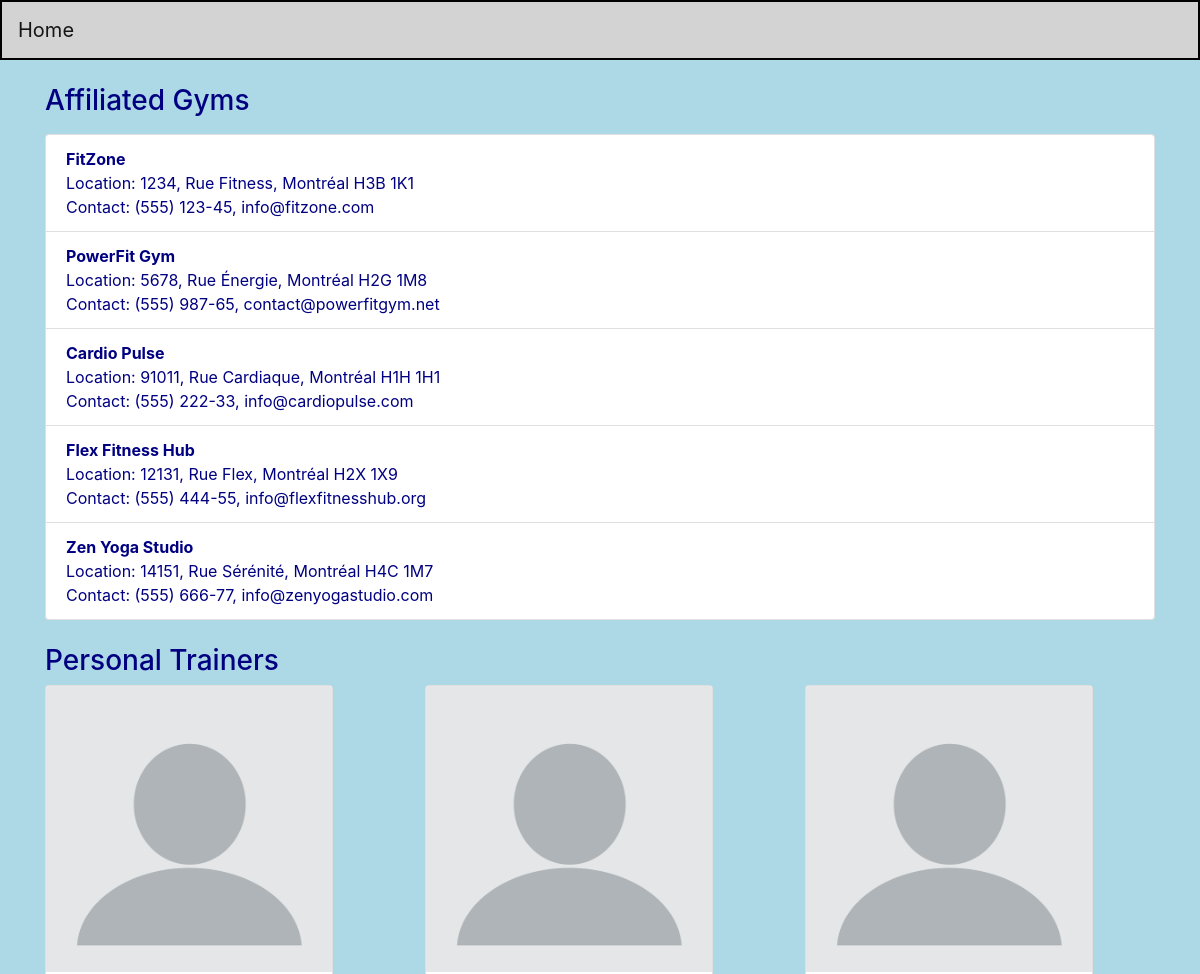
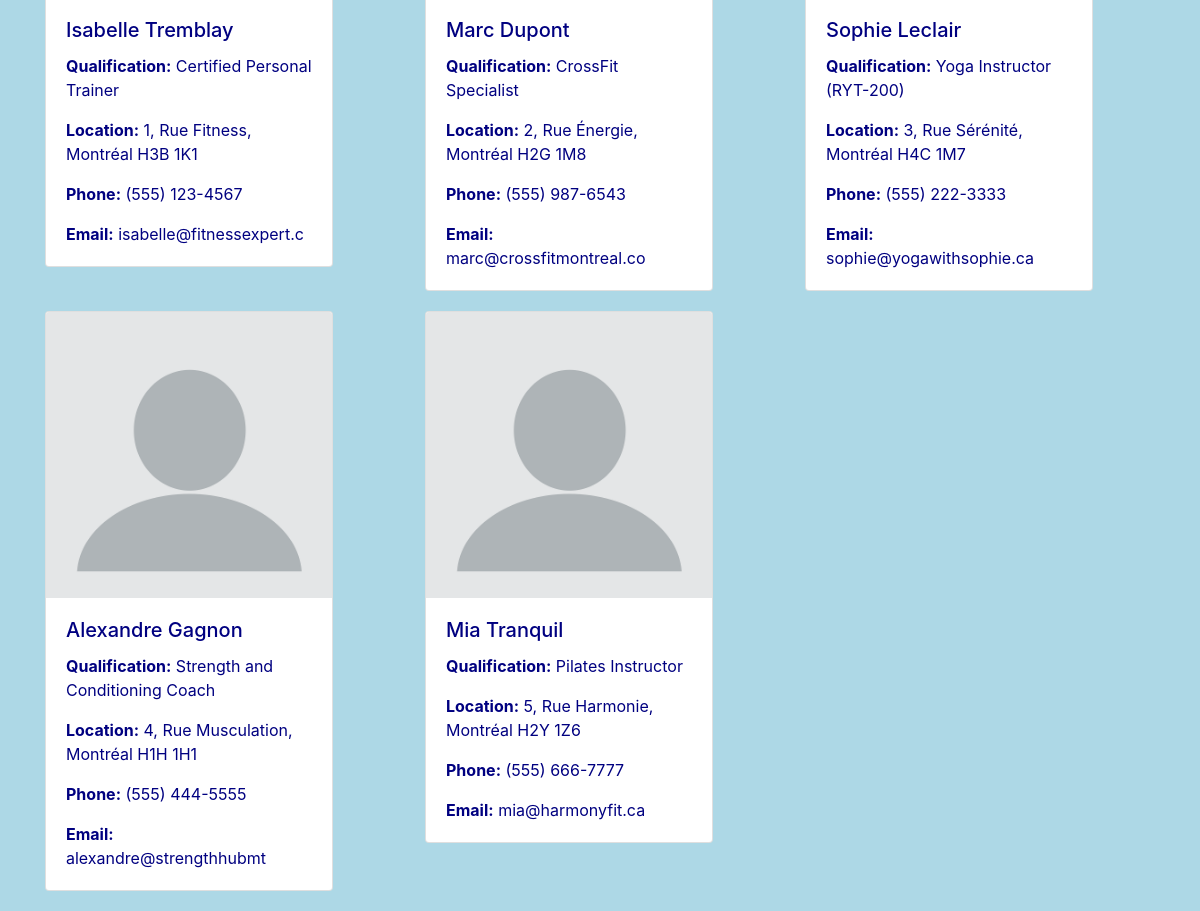
The app's page /index.php?controller=home&action=otherServices with its own data (2 pictures, top to bottom).
### tables this page shows
CREATE TABLE `gyms` (
  `gym_id` int(8) NOT NULL,
  `gym_name` varchar(32) NOT NULL,
  `location_number` int(8) NOT NULL,
  `street_name` varchar(64) NOT NULL,
  `city` varchar(24) NOT NULL,
  `zip` varchar(8) NOT NULL,
  `office_number` varchar(12) NOT NULL,
  `email` varchar(24) NOT NULL
);

CREATE TABLE `trainers` (
  `trainer_id` int(8) NOT NULL,
  `trainer_name` varchar(32) NOT NULL,
  `trainer_qualification` varchar(64) NOT NULL,
  `location_number` int(8) NOT NULL,
  `street_name` varchar(64) NOT NULL,
  `city` varchar(24) NOT NULL,
  `zip` varchar(8) NOT NULL,
  `phone_number` varchar(16) NOT NULL,
  `email` varchar(24) NOT NULL
);

### controllers/HomeController.php (called while the page is built, shortened)
<?php
require_once 'models/GymModel.php';
require_once 'models/TrainerModel.php';
class HomeController {
    private $gymModel;
    private $trainerModel;
    public function __construct($db) {
        $this->gymModel = new GymModel($db);
        $this->trainerModel = new TrainerModel($db);
    }
    public function otherServices() {
        $gyms = $this->gymModel->getAllGyms();
        $trainers = $this->trainerModel->getAllTrainers();
        include 'views/other_services.php';
    }
}
?>

### models/GymModel.php (called while the page is built, shortened)
<?php
class GymModel
{
    private $db;
    public function __construct($db)
    {
        $this->db = $db;
    }
    public function getAllGyms()
    {
        $query = 'SELECT * FROM gyms';
        $stmt = $this->db->prepare($query);
        $stmt->execute();
        return $stmt->fetchAll(PDO::FETCH_ASSOC);
    }
}

### models/TrainerModel.php (called while the page is built, shortened)
<?php
class TrainerModel
{
    private $db;
    public function __construct($db)
    {
        $this->db = $db;
    }
    public function getAllTrainers()
    {
        $query = 'SELECT * FROM trainers';
        $stmt = $this->db->prepare($query);
        $stmt->execute();
        return $stmt->fetchAll(PDO::FETCH_ASSOC);
    }
}

### views/other_services.php (the view, shortened to what this page needs)
<!DOCTYPE html>
<html lang="en">
<head>
    <link rel="stylesheet" href="https://stackpath.bootstrapcdn.com/bootstrap/4.5.2/css/bootstrap.min.css">
    <link rel="stylesheet" href="css/style.css">
</head>
<body>
    <nav class="navbar navbar-expand-lg navbar-light bg-light">
        <a class="navbar-brand" href="index.php?controller=home&action=index">Home</a>
    </nav>
    <div class="container mt-4">
        <div>
            <h3 class="mb-3">Affiliated Gyms</h3>
            <ul class="list-group">
                <?php foreach ($gyms as $gym): ?>
                    <li class="list-group-item">
                        <strong><?php echo $gym['gym_name']; ?></strong><br>
                        Location: <?php echo $gym['location_number'] . ', ' . $gym['street_name'] . ', ' . $gym['city'] . ' ' . $gym['zip']; ?><br>
                        Contact: <?php echo $gym['office_number'] . ', ' . $gym['email']; ?>
                    </li>
                <?php endforeach; ?>
            </ul>
        </div>
        <div class="mt-4">
            <h3>Personal Trainers</h3>
            <div class="row">
                <?php foreach ($trainers as $trainer): ?>
                    <div class="col-md-4">
                        <div class="card">
                            <img src="images/profile_image.png" class="card-img-top" alt="Generic Profile Icon">
                            <div class="card-body">
                                <h5 class="card-title"><?php echo $trainer['trainer_name']; ?></h5>
                                <p class="card-text"><strong>Qualification:</strong> <?php echo $trainer['trainer_qualification']; ?></p>
                                <p class="card-text"><strong>Location:</strong> <?php echo $trainer['location_number'] . ', ' . $trainer['street_name'] . ', ' . $trainer['city'] . ' ' . $trainer['zip']; ?></p>
                                <p class="card-text"><strong>Phone:</strong> <?php echo $trainer['phone_number']; ?></p>
                                <p class="card-text"><strong>Email:</strong> <?php echo $trainer['email']; ?></p>
                            </div>
                        </div>
                    </div>
                <?php endforeach; ?>
            </div>
        </div>
    </div>
</body>
</html>

### index.php (shortened to what this page needs)
<?php
$db = new PDO('mysql:host=localhost;dbname=silverlight', 'root', '');
$db->setAttribute(PDO::ATTR_ERRMODE, PDO::ERRMODE_EXCEPTION);
$controllerName = $_GET['controller'] ?? 'home';
$action = $_GET['action'] ?? 'index';
$controllerClassName = ucfirst($controllerName) . 'Controller';
$controllerFile = 'controllers/' . $controllerClassName . '.php';
if (file_exists($controllerFile)) {
    $controller = new $controllerClassName($db);
    if (method_exists($controller, $action)) {
        $controller->$action();
    } else {
        echo 'Action not found.';
    }
} else {
    echo 'Controller not found.';
}
?>

### css/style.css (style rules this page uses)
body, html { background-color: #ADD8E6 !important; color: navy !important; margin: 0; padding: 0; }
.card { width: 18rem; margin-bottom: 20px; }
.navbar { background-color: lightgrey !important; border: 2px solid #000; }

### records on screen
gyms: gym_name "FitZone", location_number "1234", street_name "Rue Fitness", city "Montréal", zip "H3B 1K1", office_number "(555) 123-45", email "info@fitzone.com"
gyms: gym_name "PowerFit Gym", location_number "5678", street_name "Rue Énergie", city "Montréal", zip "H2G 1M8", office_number "(555) 987-65", email "contact@powerfitgym.net"
gyms: gym_name "Cardio Pulse", location_number "91011", street_name "Rue Cardiaque", city "Montréal", zip "H1H 1H1", office_number "(555) 222-33", email "info@cardiopulse.com"
gyms: gym_name "Flex Fitness Hub", location_number "12131", street_name "Rue Flex", city "Montréal", zip "H2X 1X9", office_number "(555) 444-55", email "info@flexfitnesshub.org"
gyms: gym_name "Zen Yoga Studio", location_number "14151", street_name "Rue Sérénité", city "Montréal", zip "H4C 1M7", office_number "(555) 666-77", email "info@zenyogastudio.com"
trainers: trainer_name "Isabelle Tremblay", trainer_qualification "Certified Personal Trainer", location_number "1", street_name "Rue Fitness", city "Montréal", zip "H3B 1K1", phone_number "(555) 123-4567", email "isabelle@fitnessexpert.c"
trainers: trainer_name "Marc Dupont", trainer_qualification "CrossFit Specialist", location_number "2", street_name "Rue Énergie", city "Montréal", zip "H2G 1M8", phone_number "(555) 987-6543", email "marc@crossfitmontreal.co"
trainers: trainer_name "Sophie Leclair", trainer_qualification "Yoga Instructor (RYT-200)", location_number "3", street_name "Rue Sérénité", city "Montréal", zip "H4C 1M7", phone_number "(555) 222-3333", email "sophie@yogawithsophie.ca"
trainers: trainer_name "Alexandre Gagnon", trainer_qualification "Strength and Conditioning Coach", location_number "4", street_name "Rue Musculation", city "Montréal", zip "H1H 1H1", phone_number "(555) 444-5555", email "alexandre@strengthhubmt"
trainers: trainer_name "Mia Tranquil", trainer_qualification "Pilates Instructor", location_number "5", street_name "Rue Harmonie", city "Montréal", zip "H2Y 1Z6", phone_number "(555) 666-7777", email "mia@harmonyfit.ca"
